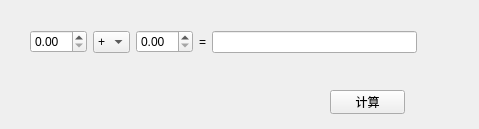
<?xml version="1.0" encoding="UTF-8"?>
<ui version="4.0">
 <class>MainWindow</class>
 <widget class="QMainWindow" name="MainWindow">
  <property name="geometry">
   <rect>
    <x>0</x>
    <y>0</y>
    <width>479</width>
    <height>129</height>
   </rect>
  </property>
  <property name="windowTitle">
   <string>MainWindow</string>
  </property>
  <widget class="QWidget" name="centralwidget">
   <widget class="QPushButton" name="pushButton">
    <property name="geometry">
     <rect>
      <x>330</x>
      <y>90</y>
      <width>75</width>
      <height>24</height>
     </rect>
    </property>
    <property name="text">
     <string>计算</string>
    </property>
   </widget>
   <widget class="QWidget" name="">
    <property name="geometry">
     <rect>
      <x>30</x>
      <y>30</y>
      <width>387</width>
      <height>24</height>
     </rect>
    </property>
    <layout class="QHBoxLayout" name="horizontalLayout">
     <item>
      <widget class="QDoubleSpinBox" name="dSp_a"/>
     </item>
     <item>
      <widget class="QComboBox" name="cb_operator">
       <item>
        <property name="text">
         <string>+</string>
        </property>
       </item>
       <item>
        <property name="text">
         <string>-</string>
        </property>
       </item>
       <item>
        <property name="text">
         <string>*</string>
        </property>
       </item>
       <item>
        <property name="text">
         <string>/</string>
        </property>
       </item>
      </widget>
     </item>
     <item>
      <widget class="QDoubleSpinBox" name="dSp_b"/>
     </item>
     <item>
      <widget class="QLabel" name="label">
       <property name="text">
        <string>=</string>
       </property>
      </widget>
     </item>
     <item>
      <widget class="QLineEdit" name="le_result"/>
     </item>
    </layout>
   </widget>
  </widget>
 </widget>
 <resources/>
 <connections/>
</ui>
